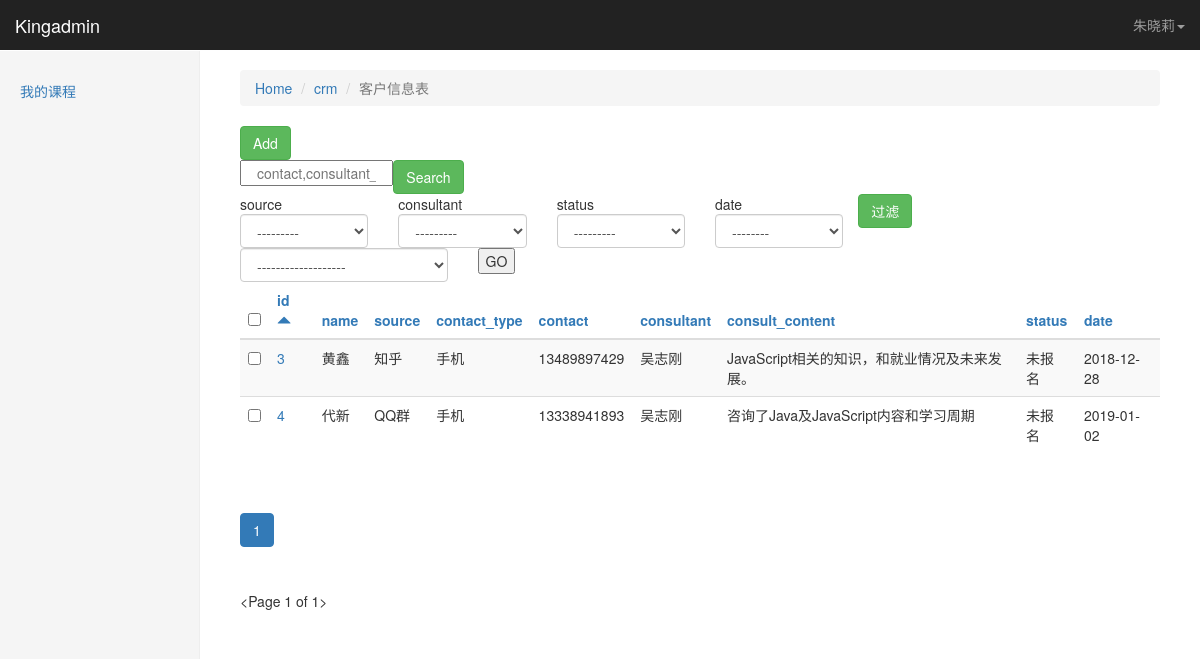
Page /kingadmin/crm/customerinfo/?_o=0 (signed in) on the committed database.
### crm/models.py (models this page shows)
class Menus(models.Model):
    name = models.CharField(max_length=64)
    url_type_choices = ((0, 'absolute'), (1,'dynamic'))
    url_type = models.SmallIntegerField(choices=url_type_choices)
    url_name = models.CharField(max_length=128)
    def __str__(self):
        return self.name
    class Meta:
        unique_together = ('name', 'url_name')

class CustomerInfo(models.Model):
    name = models.CharField(max_length=64, default=None)
    contact_type_choices = ((0,'qq'),
                            (1,'微信'),
                            (2,'手机')
                            )
    contact_type = models.SmallIntegerField(choices=contact_type_choices, default=0)
    contact = models.CharField(max_length=64, unique=True)
    source_choices = ((0,'QQ群'),
                      (1,'51CTO'),
                      (2,'百度推广'),
                      (3,'知乎'),
                      (4,'转介绍'),
                      (5,'其它')
                      )
    source = models.SmallIntegerField(choices=source_choices)
    referral_from = models.ForeignKey('self', blank=True, null=True, verbose_name='转介绍', on_delete=models.CASCADE)
    consult_course = models.ManyToManyField('Course', verbose_name='咨询课程')
    consult_content = models.TextField(verbose_name='咨询内容')
    status_choices = ((0,'未报名'),
                      (1,'已报名'),
                      (2,'已退学')
                      )
    status = models.SmallIntegerField(choices=status_choices)
    consultant = models.ForeignKey('Userprofile', verbose_name='课程顾问', on_delete=models.CASCADE)
    date = models.DateField(auto_now_add=True)
    def __str__(self):
        return self.name
    class Meta:
        verbose_name = '客户信息表'
        verbose_name_plural = verbose_name

class Userprofile(models.Model):
    user = models.OneToOneField(User, on_delete=models.CASCADE)
    name = models.CharField(max_length=64, verbose_name="姓名")
    role = models.ManyToManyField("Role", blank=True, null=True)
    def __str__(self):
        return self.name

### kingadmin/views.py (the view, shortened to what this page needs)
# urls.py: url(r'^(\w+)/(\w+)/$', views.table_obj_list, name='table_obj_list'),
@login_required
def table_obj_list(request, app_name, model_name):
    admin_class = site.enabled_admins[app_name][model_name]
    querysets = admin_class.model.objects.all().order_by('-id')
    print("app_name",app_name,"model_name",model_name, "admin_class",admin_class, "querysets",querysets, 'admin_class',admin_class, 'admin_class_actions',admin_class.actions)
    querysets, filter_conditions = get_filter_result(request, querysets)
    admin_class.filter_conditions = filter_conditions
    querysets = get_searched_result(request, querysets, admin_class)
    admin_class.search_key = request.GET.get('_q','')
    querysets, sorted_column = get_orderby_result(request, querysets, admin_class)
    paginator = Paginator(querysets, admin_class.list_per_page)
    page = request.GET.get('_page')
    try:
        querysets = paginator.page(page)
    except PageNotAnInteger:
        querysets = paginator.page(1)
    except EmptyPage:
        querysets = paginator.page(paginator.num_pages)
    print(request.GET)
    return render(request, 'kingadmin/table_obj_list.html', locals())

### kingadmin/templatetags/kingadmin_tags.py (called while the page is built)
@register.simple_tag #加上这句，就是一个合格的template tags了
def get_model_verbose_name(admin_class):
    return admin_class.model._meta.verbose_name

@register.simple_tag
def build_table_row(obj, admin_class):
    ele = ""
    if admin_class.list_display:
        for index, column_name in enumerate(admin_class.list_display):
            column_obj = admin_class.model._meta.get_field(column_name)
            if column_obj.choices:#get_xxx_display
                column_data = getattr(obj, 'get_%s_display' %column_name)()
            else:
                column_data = getattr(obj, column_name)
            td_ele = "<td>%s</td>" % column_data
            if index == 0:
                td_ele = "<td><a href='%s/change/'>%s</td>"%(obj.id, column_data)
            ele += td_ele
    else:
        td_ele = '<td><a href="%s/change/">%s</td>'%(obj.id, obj)
        ele += td_ele
    return mark_safe(ele)

@register.simple_tag
def get_sorted_column(column, sorted_column, forloop):
    if column in sorted_column:#这一列排序了
        last_sort_index = sorted_column[column]
        if last_sort_index.startswith('-'):
            this_time_sort_index = last_sort_index.strip('-')
        else:
            this_time_sort_index = '-%s' %last_sort_index
        return this_time_sort_index
    else:
        return forloop

@register.simple_tag
def render_filtered_args(admin_class, render_html=True):
    if admin_class.filter_conditions:
        ele = ''
        for k, v in admin_class.filter_conditions.items():
            ele += '&%s=%s' %(k, v)
        if render_html:
            return mark_safe(ele)
        else:
            return ele
    else:
        return ''

@register.simple_tag
def render_sorted_arrow(column, sorted_column):
    if column in sorted_column: #这一列被排序了
        last_sort_index = sorted_column[column]
        if last_sort_index.startswith('-'):
            arrow_direction = 'bottom'
        else:
            arrow_direction = 'top'
        ele = '''<span class="glyphicon glyphicon-triangle-%s" aria-hidden='true'></span>'''%arrow_direction
        return mark_safe(ele)
    return ''

@register.simple_tag
def get_current_sorted_column_index(sorted_column):
    return list(sorted_column.values())[0] if sorted_column else ''

@register.simple_tag
def get_distinct_actions_options(admin_class):
    return set(admin_class.actions)

### kingadmin/templates/kingadmin/table_obj_list.html (shortened to what this page needs)
{% extends 'kingadmin/index.html' %}
{% load kingadmin_tags %}
{% block right-content-container %}
    <ol class="breadcrumb">
        <li><a href="/kingadmin">Home</a></li>
        <li><a href="/kingadmin/{{ app_name }}">{{ app_name }}</a></li>
        <li class="active">{% get_model_verbose_name admin_class %}</li>
    </ol>
    <a class="btn btn-success" href="{% url 'table_obj_add' app_name model_name %}">Add</a>
<div>
    {% if admin_class.search_fields %}
    <form>
        <div class="">
            <input  class='col-md-2' placeholder="{% for s in admin_class.search_fields %}{{ s }},{% endfor %}" name="_q" value="{{ admin_class.search_key }}">
            <input type="submit" class="btn btn-success" value="Search">
        </div>
    </form>
    {% endif %}
    <div class="row">
        {% if admin_class.list_filter %}
            <form>
                {% for filter_column in admin_class.list_filter %}
                    {% build_filter_ele filter_column admin_class %}
                {% endfor %}
                <input class="btn btn-success" type="submit" value="过滤">
            </form>
        {% endif %}
    </div>
    <form onsubmit="return ActionCheck(this)" method="post">{% csrf_token %}
        <div class="row">
            <div class="col-lg-3">
                <select name="action" class="form-control">
                    <option value="">-------------------</option>
                    {% get_distinct_actions_options admin_class as distinct_actions_options %}
                </select>
            </div>
            <div class="col-lg-3">
                <input type="submit" value="GO">
            </div>
        </div>
    </form>
    <table class="table table-striped">
        <thead>
            <tr>
                {% if admin_class.list_display %}
                    <th><input type="checkbox" onclick="SelectAllObjs(this)"></th>
                    {% for column in admin_class.list_display %}
                        <th><a href="?_o={% get_sorted_column column sorted_column forloop.counter0 %}{% render_filtered_args admin_class %}">
                                {{ column }}
                                {% render_sorted_arrow column sorted_column %}
                            </a>
                        </th>
                    {% endfor %}
                {% else %}
                    <th>{% get_model_name admin_class %}</th>
                {% endif %}
            </tr>
        </thead>
        <tbody>
            {% for obj in querysets %}
                <tr>
                    <td><input type="checkbox" row-select="true" value="{{ obj.id }}"></td>
                    {% build_table_row obj admin_class %}
                </tr>
            {% endfor %}
        </tbody>
    </table>
    <div class="pagination">
        {% render_paginator querysets admin_class sorted_column %}
    </div>
    <div>{{ querysets }}
    </div>
</div>
{% endblock %}

### kingadmin/templates/kingadmin/index.html (shortened to what this page needs)
{% extends 'base.html' %}
{% block body %}
    <nav class="navbar navbar-inverse navbar-fixed-top">
        <div class="container-fluid">
            <div class="navbar-header">
            <a class="navbar-brand" href="https://v3.bootcss.com/examples/dashboard/#">{% block pro_name%}Kingadmin{% endblock %}</a>
            </div>
            <div id="navbar" class="navbar-collapse collapse">
                <ul class="nav navbar-nav navbar-right">
                    <li class="dropdown">
                    <a href="#" class="dropdown-toggle" data-toggle="dropdown"  aria-expanded="true">{{ request.user }}<span class="caret"></span></a>
                    </li>
                </ul>
            </div>
        </div>
    </nav>
    <div class="container-fluid">
      <div class="row">
        <div class="col-sm-3 col-md-2 sidebar">
          <ul class="nav nav-sidebar">
              {% for role in request.user.userprofile.role.all %}
                  {% for menu in role.menus.all %}
                      <li><a href="{% if menu.url_type == 0 %}{{ menu.url_name }}{% else %}{% url menu.url_name %}{% endif %}">{{ menu }}</a></li>
                  {% endfor %}
              {% endfor %}
          </ul>
        </div>
        <div class="col-sm-9 col-sm-offset-3 col-md-10 col-md-offset-2 main">
            {% block right-content-container %}{% endblock %}
        </div>
      </div>
    </div>
{% endblock %}

### static/css/dashboard.css (style rules this page uses)
body { padding-top: 50px; }
.navbar-fixed-top { border: 0; }
.sidebar { display: none; }
@media (min-width: 768px) { .sidebar { position: fixed; top: 51px; bottom: 0; left: 0; z-index: 1000; display: block; padding: 20px; overflow-x: hidden; overflow-y: auto; background-color: #f5f5f5; border-right: 1px solid #eee; } }
.nav-sidebar { margin-right: -21px; margin-bottom: 20px; margin-left: -20px; }
.nav-sidebar > li > a { padding-right: 20px; padding-left: 20px; }
.main { padding: 20px; }
@media (min-width: 768px) { .main { padding-right: 40px; padding-left: 40px; } }

### rows in the picture
Menus: name "我的课程"
CustomerInfo: id+name+source "3 黄鑫 知乎 手机 13489897429 吴志刚 JavaScript相关的知识，和就业情况及未来发展。 未报名 2018-12-28"
CustomerInfo: id+name+source "4 代新 QQ群 手机 13338941893 吴志刚 咨询了Java及JavaScript内容和学习周期 未报名 2019-01-02"

### other values in the picture
{{ request.user }} "朱晓莉"
{{ app_name }} "crm"
{{ column }} "id" "name" "source" "contact_type" "contact" "consultant" "consult_content" "status" "date"
{{ querysets }} "<Page 1 of 1>"
